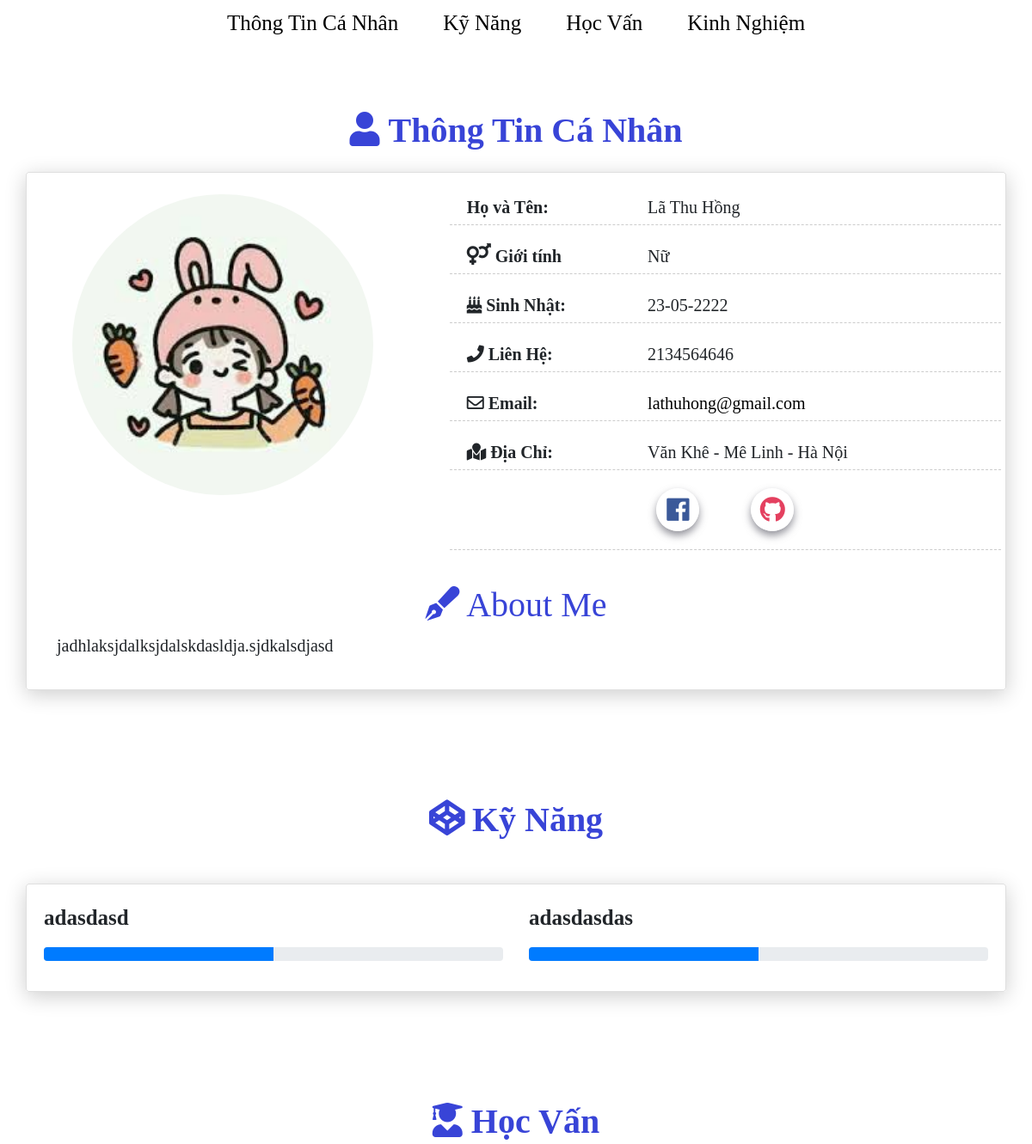
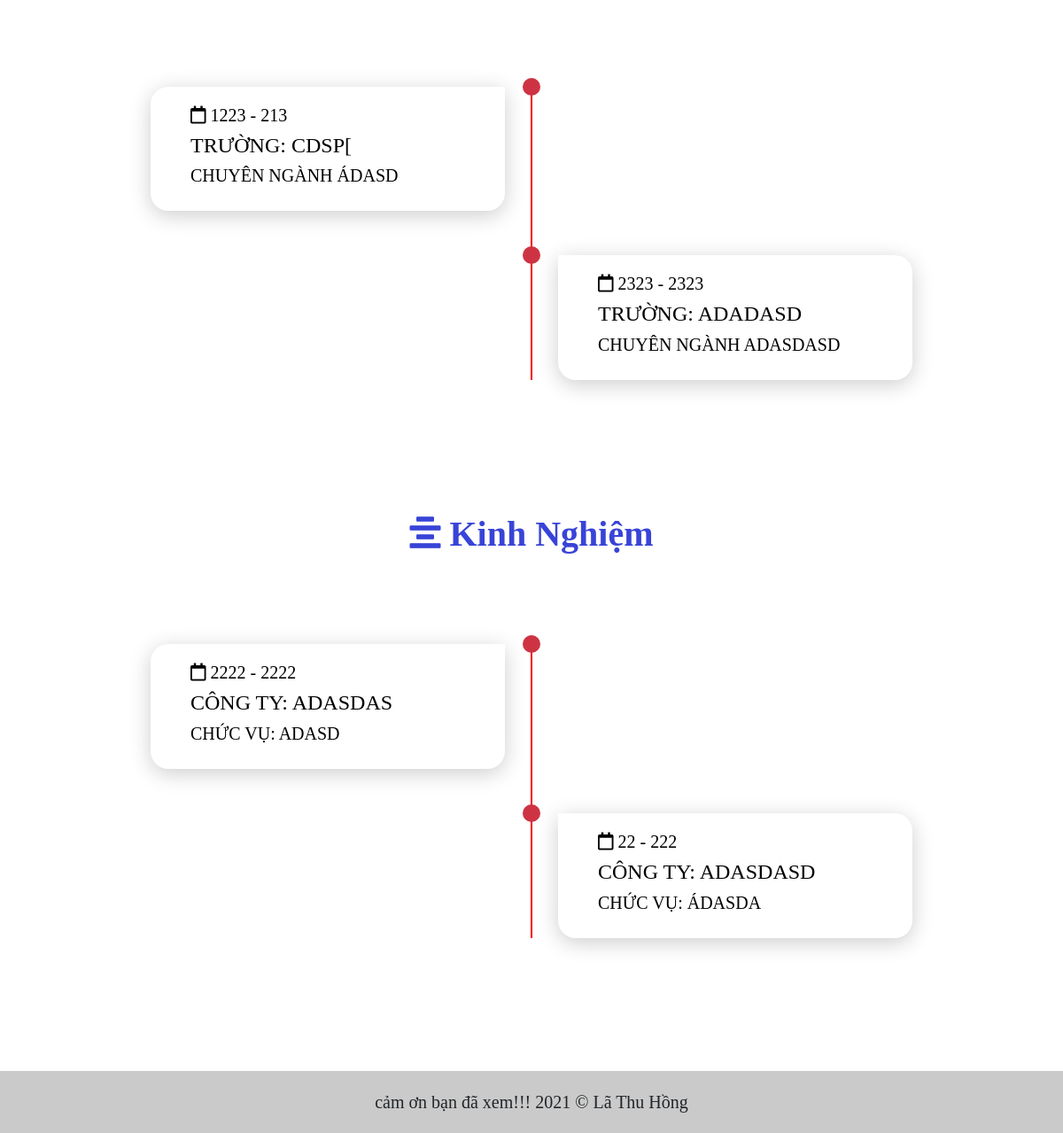
/yourcv.php?id=5, run on the app's committed database (2 pictures, top to bottom).
### tables this page shows
CREATE TABLE `informations` (
  `info_id` int(10) UNSIGNED NOT NULL,
  `fullname` varchar(50) NOT NULL,
  `birthday` date NOT NULL,
  `gender` char(5) NOT NULL,
  `about` text NOT NULL,
  `cv_id` int(10) UNSIGNED NOT NULL,
  `avatar` varchar(255) NOT NULL DEFAULT 'avatar'
);

CREATE TABLE `contacts` (
  `cont_id` int(10) UNSIGNED NOT NULL,
  `email` varchar(50) NOT NULL,
  `facebook` varchar(255) DEFAULT NULL,
  `github` varchar(255) DEFAULT NULL,
  `phone` varchar(10) NOT NULL,
  `city` varchar(50) NOT NULL,
  `district` varchar(50) NOT NULL,
  `address` varchar(50) NOT NULL,
  `cv_id` int(10) UNSIGNED NOT NULL
);

CREATE TABLE `skills` (
  `skill_id` int(10) UNSIGNED NOT NULL,
  `name` varchar(50) NOT NULL,
  `levelskill` int(3) UNSIGNED NOT NULL,
  `cv_id` int(10) UNSIGNED NOT NULL
);

CREATE TABLE `educations` (
  `edu_id` int(10) UNSIGNED NOT NULL,
  `name` varchar(100) NOT NULL,
  `specialized` varchar(100) NOT NULL,
  `from_year` int(4) UNSIGNED NOT NULL,
  `to_year` int(4) UNSIGNED NOT NULL,
  `cv_id` int(10) UNSIGNED NOT NULL
);

CREATE TABLE `experiences` (
  `exp_id` int(10) UNSIGNED NOT NULL,
  `namecompany` varchar(50) NOT NULL,
  `pos` varchar(50) NOT NULL,
  `from_year` int(4) UNSIGNED NOT NULL,
  `to_year` int(4) UNSIGNED NOT NULL,
  `cv_id` int(10) UNSIGNED NOT NULL
);

### yourcv.php (the view, shortened to what this page needs)
<!doctype html>
<html lang="en">
<head>
    <link rel="stylesheet" href="bootstrap-4.0.0-dist/css/bootstrap.min.css">
    <link rel="stylesheet" href="https://stackpath.bootstrapcdn.com/bootstrap/4.3.1/css/bootstrap.min.css">
    <link rel="stylesheet" href="https://use.fontawesome.com/releases/v5.6.3/css/all.css">
    <link rel="stylesheet" href="css/style.css">
</head>
<body>
    <?php
    $user_id = $_GET['id'];
    include("connect.php");
    $result = mysqli_fetch_row(mysqli_query($conn, "SELECT `cv_id` FROM `table_cv` WHERE `user_id` = $user_id;"));
    if (isset($result[0])) {
        $cv_id = $result[0];
        $avatar = mysqli_fetch_row(mysqli_query($conn, "SELECT `avatar` FROM `informations` WHERE `cv_id` = $cv_id;"));
        $info = mysqli_fetch_row(mysqli_query($conn, "SELECT * FROM `informations` WHERE `cv_id` = $cv_id;"));
        $contact = mysqli_fetch_row(mysqli_query($conn, "SELECT * FROM `contacts` WHERE `cv_id` = $cv_id;"));
        $edu = mysqli_fetch_all(mysqli_query($conn, "SELECT * FROM `educations` WHERE `cv_id` = $cv_id;"));
        $exp = mysqli_fetch_all(mysqli_query($conn, "SELECT * FROM `experiences` WHERE `cv_id` = $cv_id;"));
        $skill = mysqli_fetch_all(mysqli_query($conn, "SELECT * FROM `skills` WHERE `cv_id` = $cv_id;"));
    }
    ?>
        <ul class="nav justify-content-center nav">
            <li class="nav-item  ">
                <a class="nav-link nava" href="#info">Thông Tin Cá Nhân</a>
            </li>
            <li class="nav-item ">
                <a class="nav-link nava" href="#skill">Kỹ Năng</a>
            </li>
            <li class="nav-item ">
                <a class="nav-link nava" href="#edu">Học Vấn</a>
            </li>
            <li class="nav-item " >
                <a class="nav-link nava" href="#exp">Kinh Nghiệm</a>
            </li>
        </ul>
    <div class="container about" id="info" style="    margin-top: 8em;">
        <div  class="h1 text-center mb-4 title"><i class="far fa-user" style="font-weight: 800;color:#0010ccc7"> Thông Tin Cá Nhân</i> </div>
        <div class="about ">
            <div class="card" data-aos="fade-up" data-aos-offset="10">
                <div class="row">
                    <div class="col-lg-5 col-md-12 ">
                        <div class="card-body justify-content-center" style="padding: 0; margin-top: 10px; text-align:center">
                            <img class="avatar" style="padding: 0;margin-bottom:10px;margin-top: 15px;border-radius: 50%;" src="upload/<?php echo $avatar[0]; ?>" width="350px" height="350px" alt="">
                        </div>
                    </div>
                    <div class="col-lg-7 col-md-12">
                        <div class="card-body  ">
                            <div class="row info">
                                <div class="col-sm-4"><strong>Họ và Tên:</strong></div>
                                <div class="col-sm-8"> <?php echo $info[1] ?></div>
                            </div>
                            <div class="row mt-3 info">
                                <div class="col-sm-4"><strong> <i style="font-size: 25px;" class="fas fa-venus-mars"></i> Giới tính</strong></div>
                                <div class="col-sm-8" style=" text-transform: capitalize;"><?php echo $info[3] ?></div>
                            </div>
                            <div class="row mt-3 info">
                                <div class="col-sm-4"><strong><i class="fas fa-birthday-cake"></i></i> Sinh Nhật:</strong></div>
                                <div class="col-sm-8"><?php
                                                        $info["2"] = date("d-m-Y", strtotime($info["2"]));
                                                        echo $info[2] ?></div>
                            </div>
                            <div class="row mt-3 info">
                                <div class="col-sm-4"><strong><i style="font-size: 20px;" class="fas fa-phone"></i> Liên Hệ:</strong></div>
                                <div class="col-sm-8"><?php echo $contact[4]; ?></div>
                            </div>
                            <div class="row mt-3 info">
                                <div class="col-sm-4"><strong><i style="font-size: 20px;" class="far fa-envelope"></i> Email:</strong></div>
                                <div class="col-sm-8"><a href="https://www.gmail.com"><?php echo $contact[1]; ?></a></div>
                            </div>
                            <div class="row mt-3 info">
                                <div class="col-sm-4"><strong><i style="font-size: 20px;" class="fas fa-map-marked"></i> Địa Chỉ:</strong></div>
                                <div class="col-sm-8"><?php echo $contact[7] . ' - ' . $contact[6] . ' - ' . $contact[5]; ?></div>
                            </div>
                            <div class="row mt-3 info justify-content-center">
                                <div class="s-m">
                                    <ul>
                                        <li><span><i class="fab fa-facebook"></i></span>
                                        </li>
                                        <li><span><i class="fab fa-github"></i></span>
                                        </li>
                                    </ul>
                                </div>
                            </div>
                        </div>
                    </div>
                    <div class="col-lg-12 col-md-12  " style=" padding:20px 50px;">
                        <h1 class="text-center" style="color:#0010ccc7"><i class="fas fa-pen-fancy"></i> About Me</h1>
                        <p style="font-size: 20px;"> <?php echo $info[4] ?></p>
                    </div>
                </div>
            </div>
        </div>
    </div>
    <div class="container skin" id="skill">
        <div class="h1 text-center mb-4 title" style="font-weight: 800;color:#0010ccc7;    margin: 100px 0px 50px 0px !important;"><i class="fab fa-codepen"> Kỹ Năng</i></div>
        <div class="about">
            <div class="card" data-aos="fade-up" data-aos-anchor-placement="top-bottom">
                <div class="card-body">
                    <div class="row">
                        <?php
                        foreach ($skill as  $skilllist) {
                            echo '    <div class="col-md-6">';
                            echo    '        <div class=" progress-container progress-primary"><span style="font-size: 25px; font-weight:900;" class="progress-badge">' . $skilllist[1] . '</span>';
                            echo    '            <div class="progress" style="margin:15px 0px">';
                            echo    '               <div class="progress-bar progress-bar-primary" data-aos="progress-full" data-aos-offset="10" data-aos-duration="2000" role="progressbar" aria-valuenow="60" aria-valuemin="0" aria-valuemax="100" style="width: ' . $skilllist[2] . '%;"></div><span class="progress-value"></span>';
                            echo    '            </div>';
                            echo    '         </div>';
                            echo    '    </div>';
                        }
                        ?>
                    </div>
                </div>
            </div>
        </div>
        <div class="h1 text-center mb-4 title" id="edu" style="font-weight: 800; margin-top: 30px;color:#0010ccc7;margin: 100px 0px 50px 0px !important;  "><i class="fas fa-user-graduate"></i> Học Vấn</div>
        <div class="container containerer">
            <div class="timeline">
                <ul> <?php
                        foreach ($edu as  $edulist) {
                            echo '  <li>';
                            echo '<div class="timeline-content text-left" style="margin-left:25px">';
                            echo '<h5><i class="far fa-calendar"></i> ' . $edulist[3] . ' - ' . $edulist[4] . '</h5>';
                            echo '<h4  class="text-uppercase">Trường: ' . $edulist[1] . '</h4>';
                            echo '<h5  class="text-uppercase">Chuyên Ngành ' . $edulist[2] . '</h5>';
                            echo '     </div>';
                            echo ' </li>';
                        } ?>
                </ul>
            </div>
        </div>
        <div class="h1 text-center mb-4 title" style="font-weight: 800;color:#0010ccc7; margin: 100px 0px 50px 0px !important;"><i class="fas fa-align-center"></i> Kinh Nghiệm</div>
        <div class="container containerer">
            <div class="timeline" id="exp">
                <ul> <?php
                        foreach ($exp as  $explist) {
                            echo '  <li>';
                            echo '<div class="timeline-content text-left" style="margin-left:25px">';
                            echo '<h5><i class="far fa-calendar"></i> ' . $explist[3] . ' - ' . $explist[4] . '</h5>';
                            echo '<h4  class="text-uppercase"> Công Ty: ' . $explist[1] . '</h4>';
                            echo '<h5  class="text-uppercase">Chức Vụ: ' . $explist[2] . '</h5>';
                            echo '     </div>';
                            echo ' </li>';
                        } ?>
                </ul>
            </div>
        </div>
    </div>
    <footer class="footer text-center " >
        <h5 style="line-height: 70px;">  cảm ơn bạn đã xem!!! 2021  &copy <?php echo $info[1] ?></h5>
    </footer>
</body>
</html>

### css/style.css (style rules this page uses)
* { margin: 0; padding: 0; box-sizing: border-box; font-family: 'Times New Roman', Times, serif; }
.container { padding: 0; }
.container .about { border: 0; border-radius: 0.1875rem; display: inline-block; position: relative; overflow: hidden; width: 100%; margin-bottom: 20px; box-shadow: 0px 5px 25px 0px rgba(0, 0, 0, 0.2); }
.info { border-bottom: 1px dashed rgba(0, 0, 0, 0.2); padding: 5px; font-size: 20px; }
.info a { color: black; text-decoration: none; }
.containerer { width: 100%; display: flex; align-items: center; justify-content: center; padding: 50px 0; }
.timeline { width: 80%; height: auto; max-width: 800px; margin: 0 auto; position: relative; }
.timeline ul { list-style: none; }
.timeline ul li { padding: 20px; background-color: #ffffff; color: rgb(0, 0, 0); border-radius: 10px; margin-bottom: 20px; box-shadow: 0px 5px 25px 0px rgba(0, 0, 0, 0.2); }
.timeline ul li:last-child { margin-bottom: 0; }
@media only screen and (min-width: 768px) { .timeline:before { content: ""; position: absolute; top: 0; left: 50%; transform: translateX(-50%); width: 2px; height: 100%; background-color: rgb(243, 0, 0); } }
@media only screen and (min-width: 768px) { .timeline ul li { width: 50%; position: relative; margin-bottom: 50px; } }
@media only screen and (min-width: 768px) { .timeline ul li:nth-child(odd) { float: left; clear: right; transform: translateX(-30px); border-radius: 20px 0px 20px 20px; } }
@media only screen and (min-width: 768px) { .timeline ul li:nth-child(even) { float: right; clear: left; transform: translateX(30px); border-radius: 0px 20px 20px 20px; } }
@media only screen and (min-width: 768px) { .timeline ul li::before { content: ""; position: absolute; height: 20px; width: 20px; border-radius: 50%; background-color: #ce3343 !important; top: 0px; } }
@media only screen and (min-width: 768px) { .timeline ul li:nth-child(odd)::before { transform: translate(50%, -50%); right: -30px; } }
@media only screen and (min-width: 768px) { .timeline ul li:nth-child(even)::before { transform: translate(-50%, -50%); left: -30px; } }

### yourcv.php (style rules this page uses)
:root { --facebook: #3b5999; --instagram: #e4405f; --gmail: #55acee; --github: #4078c0; }
.s-m ul { display: flex; list-style: none; }
.s-m ul li { display: flex; justify-content: space-between; overflow: hidden; background-color: #fff; margin: 0 30px; width: 50px; height: 50px; line-height: 50px; border-radius: 50px; text-align: center; cursor: pointer; box-shadow: 0 5px 10px 0 rgba(100, 100, 111, .7); }
.s-m ul li i { width: 50px; height: 50px; line-height: 50px; border-radius: 50%; background-color: #fff; font-size: 1.5em; }
.s-m ul li, .s-m ul li i { transition: all .3s ease-in; }
.s-m ul li:nth-of-type(1) i { color: var(--facebook); }
.s-m ul li:nth-of-type(2) i { color: var(--instagram); }
.nav { z-index: 9999999999999999999999999999; left: 0; position: fixed; top: 0; right: 0; font-size: 25px; }
.nava { color: Black !important; margin: 0 10px 10px 10px; padding-bottom: 0px; }
.footer { margin-top: 100px; height: 70px; background-color: #cacaca; }

### data on the page
informations: avatar (picture), fullname "Lã Thu Hồng", gender "Nữ", about "jadhlaksjdalksjdalskdasldja.sjdkalsdjasd"
contacts: phone "2134564646", email "lathuhong@gmail.com", address "Văn Khê", district "Mê Linh", city "Hà Nội"
skills: name "adasdasd", levelskill 50 (drawn)
skills: name "adasdasdas", levelskill 50 (drawn)
educations: from_year "1223", to_year "213", name "CDSP[", specialized "ÁDASD"
educations: from_year "2323", to_year "2323", name "ADADASD", specialized "ADASDASD"
experiences: from_year "2222", to_year "2222", namecompany "ADASDAS", pos "ADASD"
experiences: from_year "22", to_year "222", namecompany "ADASDASD", pos "ÁDASDA"

### other printed values
$info[2] "23-05-2222"
